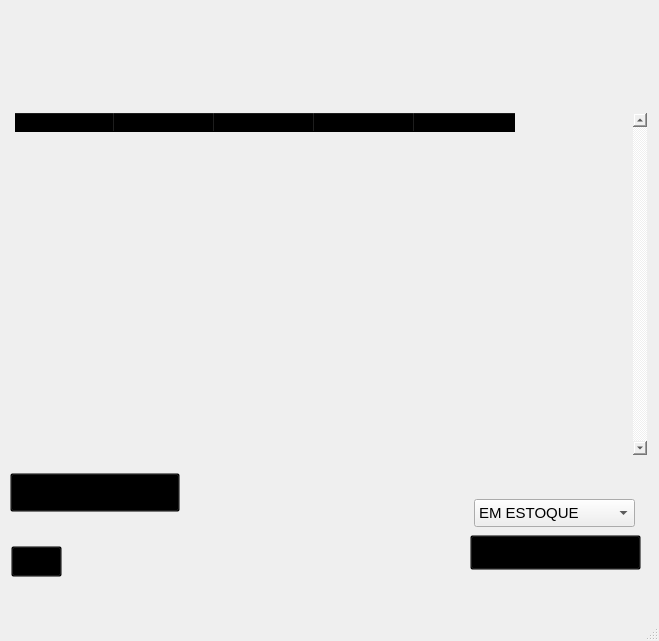
<?xml version="1.0" encoding="UTF-8"?>
<ui version="4.0">
 <class>MainWindow</class>
 <widget class="QMainWindow" name="MainWindow">
  <property name="geometry">
   <rect>
    <x>0</x>
    <y>0</y>
    <width>659</width>
    <height>641</height>
   </rect>
  </property>
  <property name="windowTitle">
   <string>MainWindow</string>
  </property>
  <widget class="QWidget" name="centralwidget">
   <widget class="QPushButton" name="pushButton_4">
    <property name="geometry">
     <rect>
      <x>10</x>
      <y>473</y>
      <width>170</width>
      <height>39</height>
     </rect>
    </property>
    <property name="cursor">
     <cursorShape>OpenHandCursor</cursorShape>
    </property>
    <property name="styleSheet">
     <string notr="true">background-color: transparent;</string>
    </property>
    <property name="text">
     <string/>
    </property>
   </widget>
   <widget class="QPushButton" name="pushButton_5">
    <property name="geometry">
     <rect>
      <x>11</x>
      <y>546</y>
      <width>51</width>
      <height>31</height>
     </rect>
    </property>
    <property name="cursor">
     <cursorShape>OpenHandCursor</cursorShape>
    </property>
    <property name="styleSheet">
     <string notr="true">background-color: transparent;</string>
    </property>
    <property name="text">
     <string/>
    </property>
   </widget>
   <widget class="QPushButton" name="pushButton_6">
    <property name="geometry">
     <rect>
      <x>470</x>
      <y>535</y>
      <width>171</width>
      <height>35</height>
     </rect>
    </property>
    <property name="cursor">
     <cursorShape>OpenHandCursor</cursorShape>
    </property>
    <property name="styleSheet">
     <string notr="true">background-color: transparent;</string>
    </property>
    <property name="text">
     <string/>
    </property>
   </widget>
   <widget class="QTableWidget" name="tableWidget">
    <property name="geometry">
     <rect>
      <x>14</x>
      <y>112</y>
      <width>634</width>
      <height>344</height>
     </rect>
    </property>
    <property name="font">
     <font>
      <pointsize>10</pointsize>
     </font>
    </property>
    <property name="styleSheet">
     <string notr="true">background-color: transparent;</string>
    </property>
    <property name="verticalScrollBarPolicy">
     <enum>Qt::ScrollBarAlwaysOn</enum>
    </property>
    <property name="columnCount">
     <number>5</number>
    </property>
    <property name="horizontalHeaderSectionSizez" stdset="0">
     <number>9</number>
    </property>
    <attribute name="horizontalHeaderVisible">
     <bool>true</bool>
    </attribute>
    <attribute name="horizontalHeaderCascadingSectionResizes">
     <bool>true</bool>
    </attribute>
    <attribute name="horizontalHeaderDefaultSectionSize">
     <number>100</number>
    </attribute>
    <attribute name="horizontalHeaderHighlightSections">
     <bool>true</bool>
    </attribute>
    <attribute name="horizontalHeaderMinimumSectionSize">
     <number>23</number>
    </attribute>
    <attribute name="horizontalHeaderShowSortIndicator" stdset="0">
     <bool>true</bool>
    </attribute>
    <attribute name="horizontalHeaderStretchLastSection">
     <bool>false</bool>
    </attribute>
    <attribute name="verticalHeaderVisible">
     <bool>false</bool>
    </attribute>
    <attribute name="verticalHeaderShowSortIndicator" stdset="0">
     <bool>true</bool>
    </attribute>
    <attribute name="verticalHeaderStretchLastSection">
     <bool>false</bool>
    </attribute>
    <column>
     <property name="text">
      <string notr="true">ID PRODUTO</string>
     </property>
     <property name="font">
      <font>
       <pointsize>10</pointsize>
       <weight>75</weight>
       <bold>true</bold>
      </font>
     </property>
    </column>
    <column>
     <property name="text">
      <string>NOME PRODUTO</string>
     </property>
     <property name="font">
      <font>
       <pointsize>10</pointsize>
       <weight>75</weight>
       <bold>true</bold>
      </font>
     </property>
    </column>
    <column>
     <property name="text">
      <string>MARCA</string>
     </property>
     <property name="font">
      <font>
       <pointsize>10</pointsize>
       <weight>75</weight>
       <bold>true</bold>
      </font>
     </property>
    </column>
    <column>
     <property name="text">
      <string>VALOR</string>
     </property>
     <property name="font">
      <font>
       <pointsize>10</pointsize>
       <weight>75</weight>
       <bold>true</bold>
      </font>
     </property>
    </column>
    <column>
     <property name="text">
      <string>STATUS</string>
     </property>
     <property name="font">
      <font>
       <pointsize>10</pointsize>
       <weight>75</weight>
       <bold>true</bold>
      </font>
     </property>
    </column>
   </widget>
   <widget class="QLabel" name="label">
    <property name="geometry">
     <rect>
      <x>0</x>
      <y>0</y>
      <width>660</width>
      <height>600</height>
     </rect>
    </property>
    <property name="text">
     <string/>
    </property>
    <property name="pixmap">
     <pixmap>../Telas TRAB/Gerenciar Produtos.png</pixmap>
    </property>
    <property name="scaledContents">
     <bool>true</bool>
    </property>
   </widget>
   <widget class="QComboBox" name="comboBox">
    <property name="geometry">
     <rect>
      <x>474</x>
      <y>499</y>
      <width>161</width>
      <height>28</height>
     </rect>
    </property>
    <property name="font">
     <font>
      <pointsize>11</pointsize>
     </font>
    </property>
    <item>
     <property name="text">
      <string>EM ESTOQUE</string>
     </property>
    </item>
    <item>
     <property name="text">
      <string>FORA DE ESTOQUE</string>
     </property>
    </item>
   </widget>
   <zorder>label</zorder>
   <zorder>pushButton_4</zorder>
   <zorder>pushButton_5</zorder>
   <zorder>pushButton_6</zorder>
   <zorder>tableWidget</zorder>
   <zorder>comboBox</zorder>
  </widget>
  <widget class="QMenuBar" name="menubar">
   <property name="geometry">
    <rect>
     <x>0</x>
     <y>0</y>
     <width>659</width>
     <height>21</height>
    </rect>
   </property>
  </widget>
  <widget class="QStatusBar" name="statusbar"/>
 </widget>
 <resources/>
 <connections/>
</ui>
